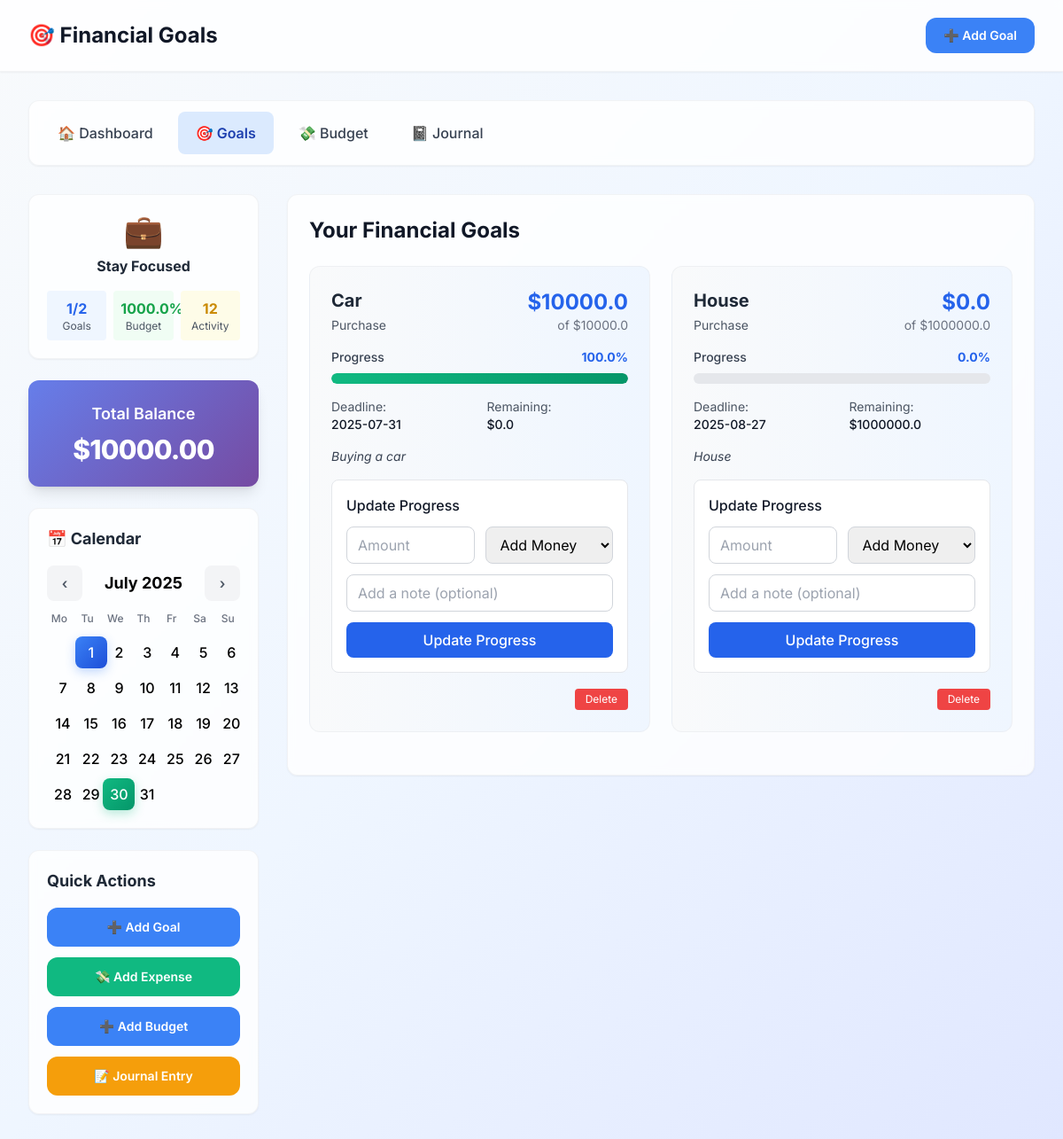
The app's page /goals, older data.
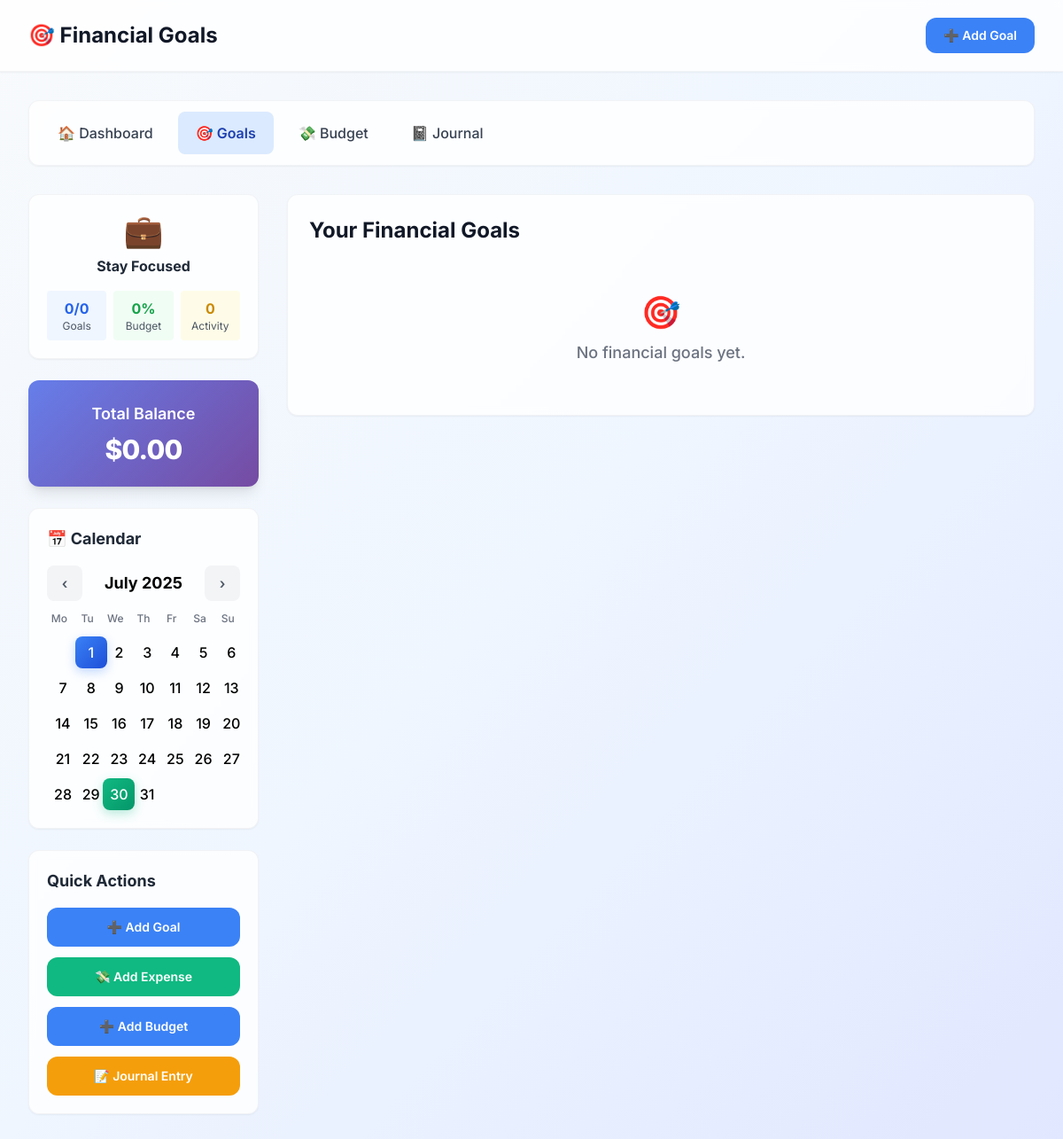
The same page, newer data.
### tables this page shows
CREATE TABLE financial_goals (
            id INTEGER PRIMARY KEY AUTOINCREMENT,
            name TEXT NOT NULL,
            target_amount REAL NOT NULL,
            current_amount REAL DEFAULT 0,
            deadline TEXT NOT NULL,
            category TEXT NOT NULL,
            description TEXT,
            created_at DATETIME DEFAULT CURRENT_TIMESTAMP
        );

### app.py (the view)
@app.route('/goals')
def view_goals():
    today = datetime.now().strftime('%Y-%m-%d')
    with sqlite3.connect('finance.db') as conn:
        cursor = conn.cursor()
        cursor.execute("""
            SELECT g.*,
                   (SELECT COUNT(*) FROM transactions WHERE goal_id = g.id) as transaction_count,
                   (g.current_amount / g.target_amount * 100) as progress_percent
            FROM financial_goals g
            ORDER BY deadline ASC
        """)
        goals = cursor.fetchall()
        total_balance = sum(goal[3] for goal in goals)
        goals_total = len(goals)
        goals_completed = sum(1 for goal in goals if goal[3] >= goal[2])
        current_month = today[:7]
        cursor.execute("""
            SELECT b.category, b.planned_amount,
                   COALESCE(SUM(e.amount), 0) as spent_amount,
                   (COALESCE(SUM(e.amount), 0) / b.planned_amount * 100) as spent_percent
            FROM budgets b
            LEFT JOIN expenses e ON b.id = e.budget_id
            WHERE b.month = ?
            GROUP BY b.id, b.category, b.planned_amount
        """, (current_month,))
        budget_overview = cursor.fetchall()
        if budget_overview:
            budget_status = sum(budget[3] for budget in budget_overview) / len(budget_overview)
        else:
            budget_status = 0
        cursor.execute("""
            SELECT COUNT(*) FROM transactions
            WHERE date >= date('now', '-7 days')
        """)
        recent_activity_count = cursor.fetchone()[0]
        goal_score = (goals_completed / goals_total * 100) if goals_total > 0 else 0
        if goal_score >= 80 and budget_status <= 90:
            status_icon = "🔥"
            status_text = "On Fire!"
        elif goal_score >= 60 and budget_status <= 100:
            status_icon = "✨"
            status_text = "Looking Good"
        elif goal_score >= 40 or budget_status <= 120:
            status_icon = "👀"
            status_text = "Stay Focused"
        else:
            status_icon = "💀"
            status_text = "Need Help"
    return render_template('goals.html', goals=goals, total_balance=total_balance,
                          goals_completed=goals_completed, goals_total=goals_total,
                          budget_status=round(budget_status, 1), recent_activity_count=recent_activity_count,
                          status_icon=status_icon, status_text=status_text)

### templates/goals.html (shortened to what the changed rows need)
<!DOCTYPE html>
<html lang="en">
<head>
    <script src="https://cdn.tailwindcss.com"></script>
</head>
<body class="bg-gradient-to-br from-slate-50 via-blue-50 to-indigo-100 min-h-screen">
    <div class="bg-white/80 backdrop-blur-sm shadow-sm border-b border-gray-200/50">
        <div class="max-w-7xl mx-auto px-4 sm:px-6 lg:px-8">
            <div class="flex justify-between items-center py-5">
                <h1 class="text-2xl font-bold text-gray-900 flex items-center gap-3">
                    🎯 Financial Goals
                </h1>
            </div>
        </div>
    </div>
    <div class="max-w-7xl mx-auto px-4 sm:px-6 lg:px-8 py-8">
        <div class="grid grid-cols-1 lg:grid-cols-4 gap-8">
            <aside class="lg:col-span-1">
                <div class="bg-white/80 backdrop-blur-sm rounded-xl shadow-sm p-5 mb-6 border border-gray-200/50">
                    <div class="financial-status-overview">
                        <div class="grid grid-cols-3 gap-2 text-center">
                            <div class="bg-blue-50 p-2 rounded">
                                <div class="font-bold text-blue-600" id="sidebar-goals-completed">{{ goals_completed|default(0) }}/{{ goals_total|default(1) }}</div>
                                <div class="text-xs text-gray-600">Goals</div>
                            </div>
                            <div class="bg-green-50 p-2 rounded">
                                <div class="font-bold text-green-600" id="sidebar-budget-status">{{ budget_status|default(1) }}%</div>
                                <div class="text-xs text-gray-600">Budget</div>
                            </div>
                            <div class="bg-yellow-50 p-2 rounded">
                                <div class="font-bold text-yellow-600" id="sidebar-recent-activity">{{ recent_activity_count|default(4) }}</div>
                                <div class="text-xs text-gray-600">Activity</div>
                            </div>
                        </div>
                    </div>
                </div>
                <div class="balance-card text-white rounded-xl shadow-lg p-6 mb-6 flex flex-col items-center">
                    <div class="text-lg font-semibold mb-2">Total Balance</div>
                    <div class="text-3xl font-extrabold tracking-tight">${{ '%.2f' % (total_balance | default(0) | float) }}</div>
                </div>
            </aside>
            <main class="lg:col-span-3">
                <section class="bg-white/80 backdrop-blur-sm rounded-xl shadow-sm p-6 mb-6 border border-gray-200/50">
                    <h2 class="text-2xl font-bold text-gray-900 mb-6">Your Financial Goals</h2>
                    <div id="goals-container">
                        {% if goals and goals|length > 0 %}
                        <div class="grid grid-cols-1 md:grid-cols-2 gap-6">
                            {% for goal in goals %}
                            <div class="goal-card bg-gradient-to-r from-gray-50 to-blue-50 p-6 rounded-xl mb-6 border border-gray-200/50">
                                <div class="flex justify-between items-start mb-4">
                                    <div>
                                        <h3 class="text-xl font-bold text-gray-800 mb-1">{{ goal[1] | default('Untitled Goal') }}</h3>
                                        <p class="text-sm text-gray-600">{{ goal[5] | title | default('No Category') }}</p>
                                    </div>
                                    <div class="text-right">
                                        <div class="text-2xl font-bold text-blue-600">${{ goal[3] | round(2) | default(0) }}</div>
                                        <div class="text-sm text-gray-500">of ${{ goal[2] | round(2) | default(0) }}</div>
                                    </div>
                                </div>
                                <div class="mb-4">
                                    <div class="flex justify-between items-center mb-2">
                                        <span class="text-sm font-medium text-gray-700">Progress</span>
                                        <span class="text-sm font-bold text-blue-600">{{ (goal[3]/goal[2]*100)|round(1) }}%</span>
                                    </div>
                                    {% set progress = (goal[3]/goal[2]*100) %}
                                    {% if progress < 0 or progress > 120 %}
                                        {% set bar_style = 'width:100%;background:#ef4444;' %}
                                    {% elif progress > 100 %}
                                        {% set bar_style = 'width:' ~ progress|round(1) ~ '%;background:#f59e0b;' %}
                                    {% else %}
                                        {% set bar_style = 'width:' ~ progress|round(1) ~ '%;' %}
                                    {% endif %}
                                    <div class="progress-container w-full bg-gray-200 rounded-full h-3">
                                        <div class="progress-fill h-3 rounded-full" style="{{ bar_style }}"></div>
                                    </div>
                                </div>
                                <div class="grid grid-cols-2 gap-4 text-sm mb-4">
                                    <div>
                                        <span class="text-gray-600">Deadline:</span>
                                        <span class="font-medium text-gray-900 block">{{ goal[4] }}</span>
                                    </div>
                                    <div>
                                        <span class="text-gray-600">Remaining:</span>
                                        <span class="font-medium text-gray-900 block">${{ (goal[2] - goal[3])|round(2) }}</span>
                                    </div>
                                </div>
                                {% if goal[6] %}
                                <div class="mb-4">
                                    <p class="text-sm text-gray-700 italic">{{ goal[6] }}</p>
                                </div>
                                {% endif %}
                                <div class="bg-white rounded-lg p-4 border">
                                    <h4 class="font-medium text-gray-900 mb-3">Update Progress</h4>
                                    <form class="update-form space-y-3" data-goal-id="{{ goal[0] }}">
                                        <div class="grid grid-cols-2 gap-3">
                                            <input type="number" step="0.01" name="amount" placeholder="Amount" required class="px-3 py-2 border border-gray-300 rounded-lg focus:ring-2 focus:ring-blue-500 focus:border-blue-500">
                                            <select name="type" required class="px-3 py-2 border border-gray-300 rounded-lg focus:ring-2 focus:ring-blue-500 focus:border-blue-500">
                                                <option value="deposit">Add Money</option>
                                            </select>
                                        </div>
                                        <input type="text" name="note" placeholder="Add a note (optional)" class="w-full px-3 py-2 border border-gray-300 rounded-lg focus:ring-2 focus:ring-blue-500 focus:border-blue-500">
                                        <button type="submit" class="w-full bg-blue-600 text-white py-2 px-4 rounded-lg font-medium hover:bg-blue-700 transition-colors">
                                            Update Progress
                                        </button>
                                    </form>
                                </div>
                                <div class="flex justify-end gap-2 mt-4">
                                    <form method="POST" action="{{ url_for('delete_goal', goal_id=goal[0]) }}" onsubmit="return confirm('Are you sure you want to delete this goal?');" style="display:inline;">
                                        <button type="submit" class="bg-red-500 text-white px-3 py-1 rounded hover:bg-red-600 text-xs">Delete</button>
                                    </form>
                                </div>
                            </div>
                            {% endfor %}
                        </div>
                        {% else %}
                        <div class="text-center text-gray-500 py-8">
                            <div class="text-4xl mb-3">🎯</div>
                            <p class="text-lg font-medium">No financial goals yet.</p>
                        </div>
                        {% endif %}
                    </div>
                </section>
            </main>
        </div>
    </div>
</body>
</html>

Row changes from the older to the newer data that the page shows:
removed financial_goals: name "Car", category "Purchase", current_amount "10000.0", target_amount "10000.0", (goal[3]/goal[2]*100)|round(1) "100.0", deadline "2025-07-31", (goal[2]-goal[3])|round(2) "0.0", description "Buying a car"
removed financial_goals: name "House", category "Purchase", current_amount "0.0", target_amount "1000000.0", (goal[3]/goal[2]*100)|round(1) "0.0", deadline "2025-08-27", (goal[2]-goal[3])|round(2) "1000000.0", description "House"
Text that changed along with them:
{{ goals_completed|default(0) }}: "1" → "0"
{{ goals_total|default(1) }}: "2" → "0"
{{ budget_status|default(1) }}: "1000.0" → "0"
{{ recent_activity_count|default(4) }}: "12" → "0"
{{ '%.2f' % (total_balance | default(0) | float) }}: "10000.00" → "0.00"
text now shown: "🎯 No financial goals yet."
